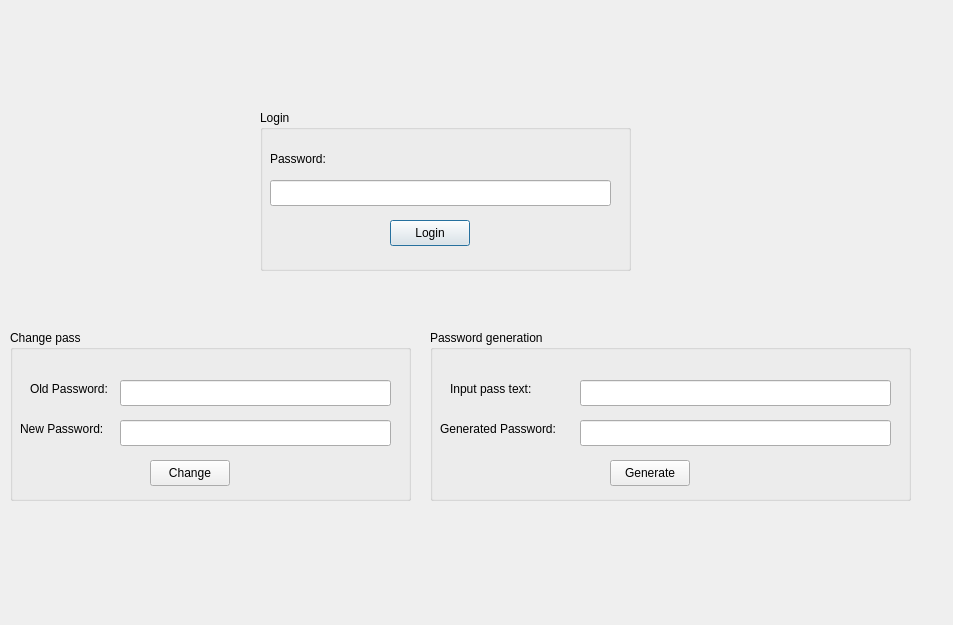
<?xml version="1.0" encoding="UTF-8"?>
<ui version="4.0">
 <class>Login</class>
 <widget class="QDialog" name="Login">
  <property name="geometry">
   <rect>
    <x>0</x>
    <y>0</y>
    <width>953</width>
    <height>625</height>
   </rect>
  </property>
  <property name="windowTitle">
   <string>Dialog</string>
  </property>
  <widget class="QGroupBox" name="loginGroupBox">
   <property name="geometry">
    <rect>
     <x>260</x>
     <y>110</y>
     <width>371</width>
     <height>161</height>
    </rect>
   </property>
   <property name="title">
    <string>Login</string>
   </property>
   <widget class="QLabel" name="lblPassword">
    <property name="geometry">
     <rect>
      <x>10</x>
      <y>40</y>
      <width>71</width>
      <height>18</height>
     </rect>
    </property>
    <property name="text">
     <string>Password:</string>
    </property>
   </widget>
   <widget class="QLineEdit" name="lePassInput">
    <property name="geometry">
     <rect>
      <x>10</x>
      <y>70</y>
      <width>341</width>
      <height>26</height>
     </rect>
    </property>
    <property name="echoMode">
     <enum>QLineEdit::Password</enum>
    </property>
   </widget>
   <widget class="QPushButton" name="btnOk">
    <property name="geometry">
     <rect>
      <x>130</x>
      <y>110</y>
      <width>80</width>
      <height>26</height>
     </rect>
    </property>
    <property name="text">
     <string>Login</string>
    </property>
   </widget>
  </widget>
  <widget class="QGroupBox" name="genPassGroupBox">
   <property name="geometry">
    <rect>
     <x>430</x>
     <y>330</y>
     <width>481</width>
     <height>171</height>
    </rect>
   </property>
   <property name="title">
    <string>Password generation</string>
   </property>
   <widget class="QLineEdit" name="genPassInputLineEdit">
    <property name="geometry">
     <rect>
      <x>150</x>
      <y>50</y>
      <width>311</width>
      <height>26</height>
     </rect>
    </property>
   </widget>
   <widget class="QLabel" name="lblGenPassInput">
    <property name="geometry">
     <rect>
      <x>20</x>
      <y>50</y>
      <width>101</width>
      <height>18</height>
     </rect>
    </property>
    <property name="text">
     <string>Input pass text:</string>
    </property>
   </widget>
   <widget class="QLabel" name="lblGenPass">
    <property name="geometry">
     <rect>
      <x>10</x>
      <y>90</y>
      <width>131</width>
      <height>18</height>
     </rect>
    </property>
    <property name="text">
     <string>Generated Password:</string>
    </property>
   </widget>
   <widget class="QPushButton" name="btnGenerate">
    <property name="geometry">
     <rect>
      <x>180</x>
      <y>130</y>
      <width>80</width>
      <height>26</height>
     </rect>
    </property>
    <property name="text">
     <string>Generate</string>
    </property>
   </widget>
   <widget class="QLineEdit" name="leGenPassOutput">
    <property name="enabled">
     <bool>true</bool>
    </property>
    <property name="geometry">
     <rect>
      <x>150</x>
      <y>90</y>
      <width>311</width>
      <height>26</height>
     </rect>
    </property>
    <property name="readOnly">
     <bool>true</bool>
    </property>
   </widget>
  </widget>
  <widget class="QGroupBox" name="changePassGroupBox">
   <property name="geometry">
    <rect>
     <x>10</x>
     <y>330</y>
     <width>401</width>
     <height>171</height>
    </rect>
   </property>
   <property name="title">
    <string>Change pass</string>
   </property>
   <widget class="QLabel" name="lblOldPass">
    <property name="geometry">
     <rect>
      <x>20</x>
      <y>50</y>
      <width>91</width>
      <height>18</height>
     </rect>
    </property>
    <property name="text">
     <string>Old Password:</string>
    </property>
   </widget>
   <widget class="QLabel" name="lblNewPass">
    <property name="geometry">
     <rect>
      <x>10</x>
      <y>90</y>
      <width>91</width>
      <height>18</height>
     </rect>
    </property>
    <property name="text">
     <string>New Password:</string>
    </property>
   </widget>
   <widget class="QLineEdit" name="OldPassLineEdit">
    <property name="geometry">
     <rect>
      <x>110</x>
      <y>50</y>
      <width>271</width>
      <height>26</height>
     </rect>
    </property>
    <property name="echoMode">
     <enum>QLineEdit::Password</enum>
    </property>
   </widget>
   <widget class="QLineEdit" name="newPassLineEdit">
    <property name="geometry">
     <rect>
      <x>110</x>
      <y>90</y>
      <width>271</width>
      <height>26</height>
     </rect>
    </property>
    <property name="echoMode">
     <enum>QLineEdit::Password</enum>
    </property>
   </widget>
   <widget class="QPushButton" name="btnChange">
    <property name="geometry">
     <rect>
      <x>140</x>
      <y>130</y>
      <width>80</width>
      <height>26</height>
     </rect>
    </property>
    <property name="text">
     <string>Change</string>
    </property>
   </widget>
  </widget>
  <widget class="QLabel" name="lblLoginStatus">
   <property name="geometry">
    <rect>
     <x>40</x>
     <y>530</y>
     <width>851</width>
     <height>21</height>
    </rect>
   </property>
   <property name="text">
    <string/>
   </property>
  </widget>
 </widget>
 <resources/>
 <connections/>
</ui>
